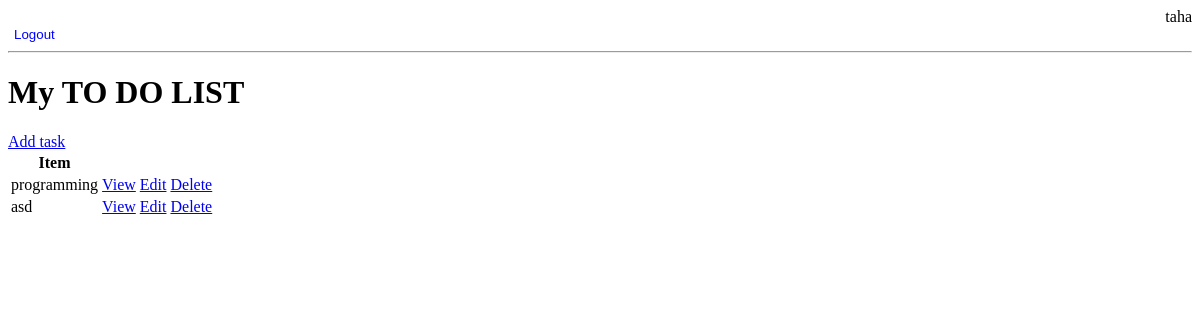
The app's page / (signed in), older data.
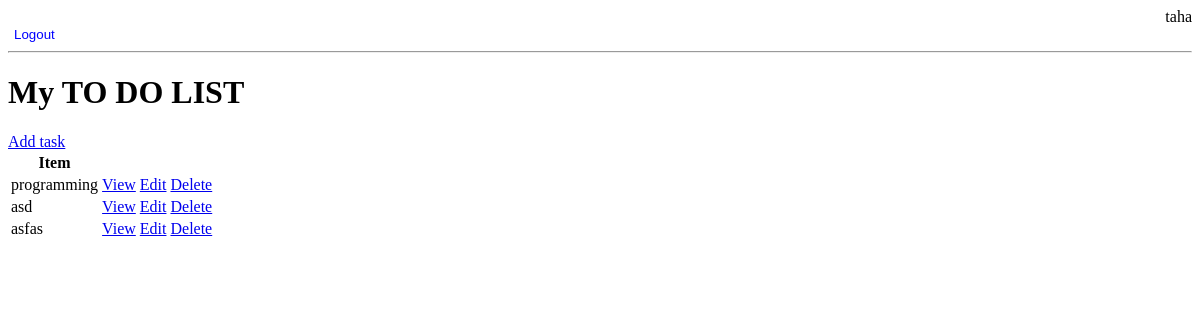
The same page, newer data.
### base/models.py (models this page shows, shortened)
class Task(models.Model):
    user = models.ForeignKey(User, on_delete=models.CASCADE, null=True, blank=True) # We have to use 1 to many relationshop we build our User model within django librarly
    title = models.CharField(max_length=200)
    description = models.TextField(null=True, blank=True)
    complete = models.BooleanField(default=False)
    cerate = models.DateTimeField(auto_now_add=True)
    class Meta:
        ordering = ['complete']

### base/views.py (the view)
# urls.py: path('', TaskList.as_view(), name='tasks'),
class TaskList(LoginRequiredMixin, ListView):
    model = Task
    context_object_name = 'tasks'
    def get_context_data(self, **kwargs):
        context =  super().get_context_data(**kwargs)
        context['tasks'] = context['tasks'].filter(user=self.request.user)
        context['count'] = context['tasks'].filter(complete=False).count()
        return context

### base/templates/base/task_list.html (shortened to what this page needs)
{% if request.user.is_authenticated %}
<div style="text-align: right;">
    {{ request.user }}
</div>
<form action="{% url 'logout' %}" method="post" style="display:inline;">
    <button type="submit" style="background:none; border:none; color:blue; cursor:pointer;">
        Logout
    </button>
</form>
{% else %}
<a href="{% url 'login' %}">Login</a>
{% endif %}
<hr>
<h1>My TO DO LIST</h1>
<a href="{% url 'task-create' %}">Add task</a>
<table>
    <tr>
        <th>Item </th>
        <th></th>
    </tr>
    {%for task in tasks %}
    <tr>
        <td>{{task.title }}</td>
        <td><a href="{% url 'task' task.id %}">View</a></td>
        <td><a href="{% url 'task-update' task.id %}">Edit</a></td>
        <td><a href="{% url 'task-delete' task.id %}">Delete</a></td>
    </tr>
        {%empty%}
            <h3>No Items in list</h3>
    {% endfor %}
</table>

Row changes from the older to the newer data that the page shows:
added Task: title "asfas"
